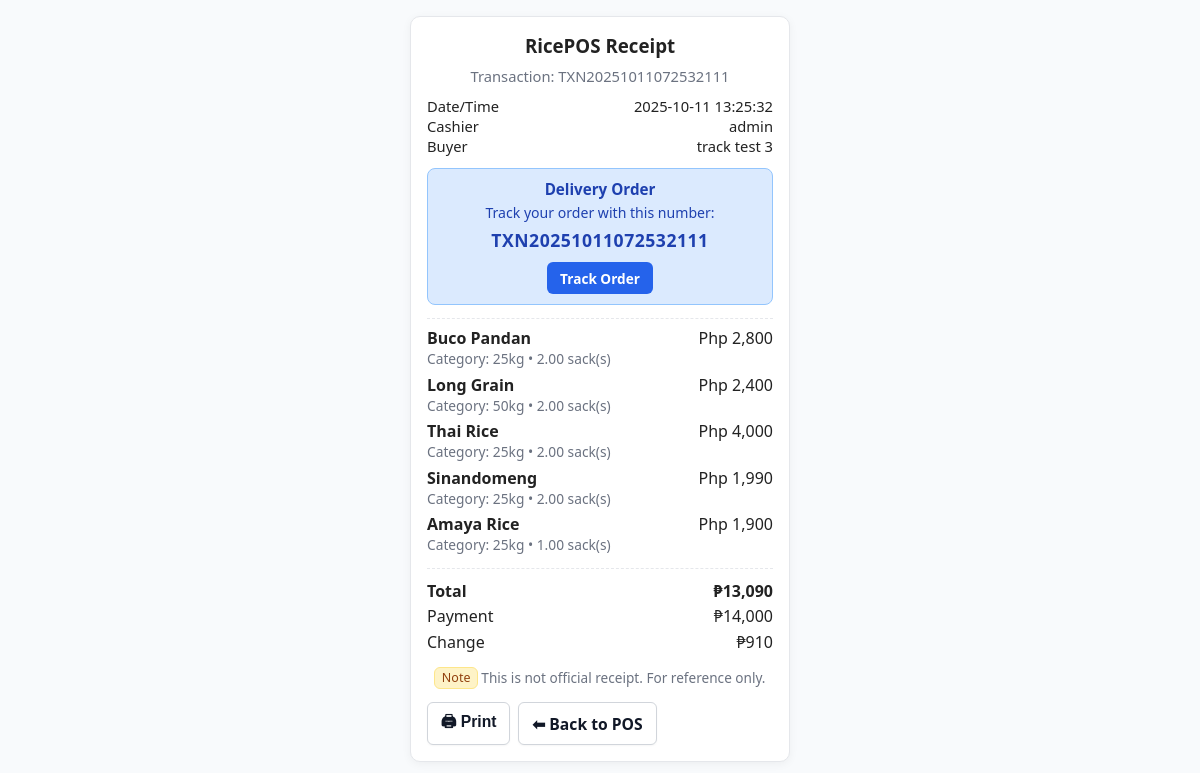
Screenshot of /public/receipt.php?txn=TXN20251011072532111 (signed in) with the database file from the repository.
### tables this page shows
CREATE TABLE `sales` (
  `id` int NOT NULL,
  `transaction_id` varchar(30) NOT NULL,
  `user_id` int NOT NULL,
  `datetime` datetime NOT NULL DEFAULT CURRENT_TIMESTAMP,
  `total_amount` decimal(10,2) NOT NULL,
  `payment` decimal(10,2) NOT NULL,
  `change_due` decimal(10,2) NOT NULL,
  `buyer_name` varchar(120) DEFAULT NULL,
  `buyer_email` varchar(190) DEFAULT NULL
);

CREATE TABLE `sale_items` (
  `id` bigint UNSIGNED NOT NULL,
  `sale_id` int NOT NULL,
  `product_id` int NOT NULL,
  `quantity_kg` decimal(10,2) NOT NULL DEFAULT '0.00',
  `quantity_sack` decimal(10,2) NOT NULL DEFAULT '0.00',
  `price` decimal(10,2) NOT NULL
);

CREATE TABLE `products` (
  `id` int NOT NULL,
  `name` varchar(100) NOT NULL,
  `price_per_kg` decimal(10,2) NOT NULL,
  `price_per_sack` decimal(10,2) DEFAULT NULL,
  `stock_kg` decimal(10,2) NOT NULL DEFAULT '0.00',
  `stock_sack` decimal(10,2) NOT NULL DEFAULT '0.00',
  `category` varchar(50) DEFAULT NULL,
  `image` varchar(255) DEFAULT NULL,
  `low_stock_threshold` decimal(10,2) NOT NULL DEFAULT '10.00',
  `created_at` timestamp NOT NULL DEFAULT CURRENT_TIMESTAMP,
  `is_active` tinyint(1) NOT NULL DEFAULT '1',
  `profit_per_sack` int DEFAULT NULL
);

### public/receipt.php (the view, shortened to what this page needs)
<?php
$txn = isset($_GET['txn']) ? $_GET['txn'] : '';
$pdo = Database::getInstance()->getConnection();
$stmt = $pdo->prepare('SELECT id, transaction_id, user_id, datetime, total_amount, payment, change_due, buyer_name FROM sales WHERE transaction_id = ?');
$stmt->execute([$txn]);
$sale = $stmt->fetch();
$itemsStmt = $pdo->prepare('SELECT si.quantity_kg, si.quantity_sack, si.price, p.name, p.category FROM sale_items si JOIN products p ON p.id = si.product_id WHERE si.sale_id = ?');
$itemsStmt->execute([$sale['id']]);
$items = $itemsStmt->fetchAll();
$cashierName = isset($_SESSION['username']) ? $_SESSION['username'] : ('User #'.$sale['user_id']);
$buyerName = $sale['buyer_name'] ?? null;
$delCheckStmt = $pdo->prepare('SELECT id FROM delivery_orders WHERE sale_id = ? LIMIT 1');
$delCheckStmt->execute([$sale['id']]);
$isDeliveryOrder = ($delCheckStmt->fetchColumn() !== false);
?>
<!DOCTYPE html>
<html lang="en">
<head>
    <?php $cssVer = @filemtime(__DIR__ . '/assets/css/style.css') ?: time(); ?>
    <link rel="stylesheet" href="assets/css/style.css?v=<?php echo $cssVer; ?>">
</head>
<body>
    <div class="receipt">
        <h3>RicePOS Receipt</h3>
        <div class="muted">Transaction: <?php echo htmlspecialchars($sale['transaction_id']); ?></div>
        <div class="meta">
            <div class="row"><span>Date/Time</span><span><?php echo htmlspecialchars($sale['datetime']); ?></span></div>
            <div class="row"><span>Cashier</span><span><?php echo htmlspecialchars($cashierName); ?></span></div>
            <?php if ($buyerName): ?>
            <div class="row"><span>Buyer</span><span><?php echo htmlspecialchars($buyerName); ?></span></div>
            <?php endif; ?>
        </div>
        <?php if ($isDeliveryOrder): ?>
        <div style="background:#dbeafe;border:1px solid #93c5fd;color:#1e40af;padding:10px;border-radius:8px;margin-top:0.8rem;text-align:center;">
            <div style="font-weight:700;font-size:0.95rem;margin-bottom:4px;">Delivery Order</div>
            <div style="font-size:0.88rem;margin-bottom:6px;">Track your order with this number:</div>
            <div style="font-weight:800;font-size:1.1rem;letter-spacing:0.5px;margin-bottom:6px;"><?php echo htmlspecialchars($sale['transaction_id']); ?></div>
            <a href="track_order.php?txn=<?php echo urlencode($sale['transaction_id']); ?>" target="_blank" style="display:inline-block;background:#2563eb;color:#fff;padding:0.4rem 0.8rem;border-radius:6px;text-decoration:none;font-weight:600;font-size:0.85rem;margin-top:4px;">Track Order</a>
        </div>
        <?php endif; ?>
        <div class="items">
            <?php foreach ($items as $it): ?>
            <div class="item">
                <div>
                    <div class="name"><?php echo htmlspecialchars($it['name']); ?></div>
                    <div class="sub">Category: <?php echo htmlspecialchars($it['category']); ?><?php if ($it['quantity_sack']>0): ?> • <?php echo number_format((float)$it['quantity_sack'],2); ?> sack(s)<?php endif; ?></div>
                </div>
                 <div>Php <?php echo number_format((float)$it['price'],0); ?></div>
            </div>
            <?php endforeach; ?>
        </div>
        <div class="totals">
            <div class="row"><strong>Total</strong><strong>₱<?php echo number_format((float)$sale['total_amount'],0); ?></strong></div>
            <div class="row"><span>Payment</span><span>₱<?php echo number_format((float)$sale['payment'],0); ?></span></div>
            <div class="row"><span>Change</span><span>₱<?php echo number_format((float)$sale['change_due'],0); ?></span></div>
        </div>
        <div class="footer-note">
            <span class="badge">Note</span> This is not official receipt. For reference only.
        </div>
        <div class="actions">
            <button class="btn" onclick="window.print()">🖨 Print</button>
            <a class="btn" href="pos.php">⬅ Back to POS</a>
        </div>
    </div>
</body>
</html>

### public/assets/css/style.css (style rules this page uses)
:root { --sidebar-width: 260px; --header-height: 72px; }
*, *::before, *::after { box-sizing: border-box; }
body { margin: 0; font-family: 'Segoe UI', Arial, sans-serif; background: #f4f6fb; color: #222; overflow-y: scroll; scrollbar-gutter: stable both-edges; overflow-x: hidden; }
.btn { display: inline-flex; align-items: center; justify-content: center; gap: 0.45em; padding: 0.6rem 1rem; border: 1px solid #d1d5db; border-radius: 15px; font-size: 0.98rem; font-weight: 700; background: #ffffff; color: #111827; cursor: pointer; transition: background 0.18s ease, border-color 0.18s ease, color 0.18s ease, box-shadow 0.18s ease, transform 0.12s ease; outline: none; text-decoration: none; min-width: 0; box-shadow: 0 1px 2px rgba(0,0,0,0.04); }
html, body { height: 100%; }
body { display: block !important; }
.muted { color: #64748b; }

### public/receipt.php (style rules this page uses)
body { background:#f8fafc; font-family: 'Segoe UI', Arial, sans-serif; }
.receipt { max-width: 380px; margin: 1rem auto; background:#fff; border:1px solid #e5e7eb; border-radius: 10px; padding: 1rem; box-shadow: 0 2px 10px rgba(0,0,0,0.05); }
.receipt h3 { margin: 0 0 0.5rem 0; text-align: center; }
.muted { color:#6b7280; font-size: 0.92rem; text-align: center; }
.meta { font-size: 0.92rem; margin-top: 0.6rem; }
.row { display:flex; justify-content: space-between; }
.items { margin-top: 0.8rem; border-top: 1px dashed #e5e7eb; border-bottom: 1px dashed #e5e7eb; padding: 0.5rem 0; }
.item { display:grid; grid-template-columns: 1fr auto; gap: 0.5rem; margin-bottom: 0.35rem; }
.item .name { font-weight: 600; }
.item .sub { color:#6b7280; font-size: 0.86rem; }
.totals { margin-top: 0.6rem; }
.totals .row { padding: 0.1rem 0; }
.badge { display:inline-block; background:#fef3c7; color:#92400e; border:1px solid #fde68a; padding: 0.1rem 0.4rem; border-radius: 6px; font-size: 0.78rem; }
.footer-note { margin-top: 0.8rem; text-align: center; font-size: 0.85rem; color:#6b7280; }
.actions { display:flex; gap:0.5rem; margin-top: 0.8rem; }
.btn { display:inline-flex; align-items:center; gap:0.35rem; padding:0.45rem 0.8rem; border:1px solid #d1d5db; border-radius:6px; background:#fff; cursor:pointer; text-decoration:none; color:#111827; }

### rows the page displays
sales: transaction "TXN20251011072532111", datetime "2025-10-11 13:25:32", buyer_name "track test 3", total_amount "13,090", payment "14,000", change_due "910"
sale_items: products.name "Buco Pandan", products.category "25kg", quantity_sack "2.00", price "2,800"
sale_items: products.name "Long Grain", products.category "50kg", quantity_sack "2.00", price "2,400"
sale_items: products.name "Thai Rice", products.category "25kg", quantity_sack "2.00", price "4,000"
sale_items: products.name "Sinandomeng", products.category "25kg", quantity_sack "2.00", price "1,990"
sale_items: products.name "Amaya Rice", products.category "25kg", quantity_sack "1.00", price "1,900"

### other values shown
$cashierName "admin"
